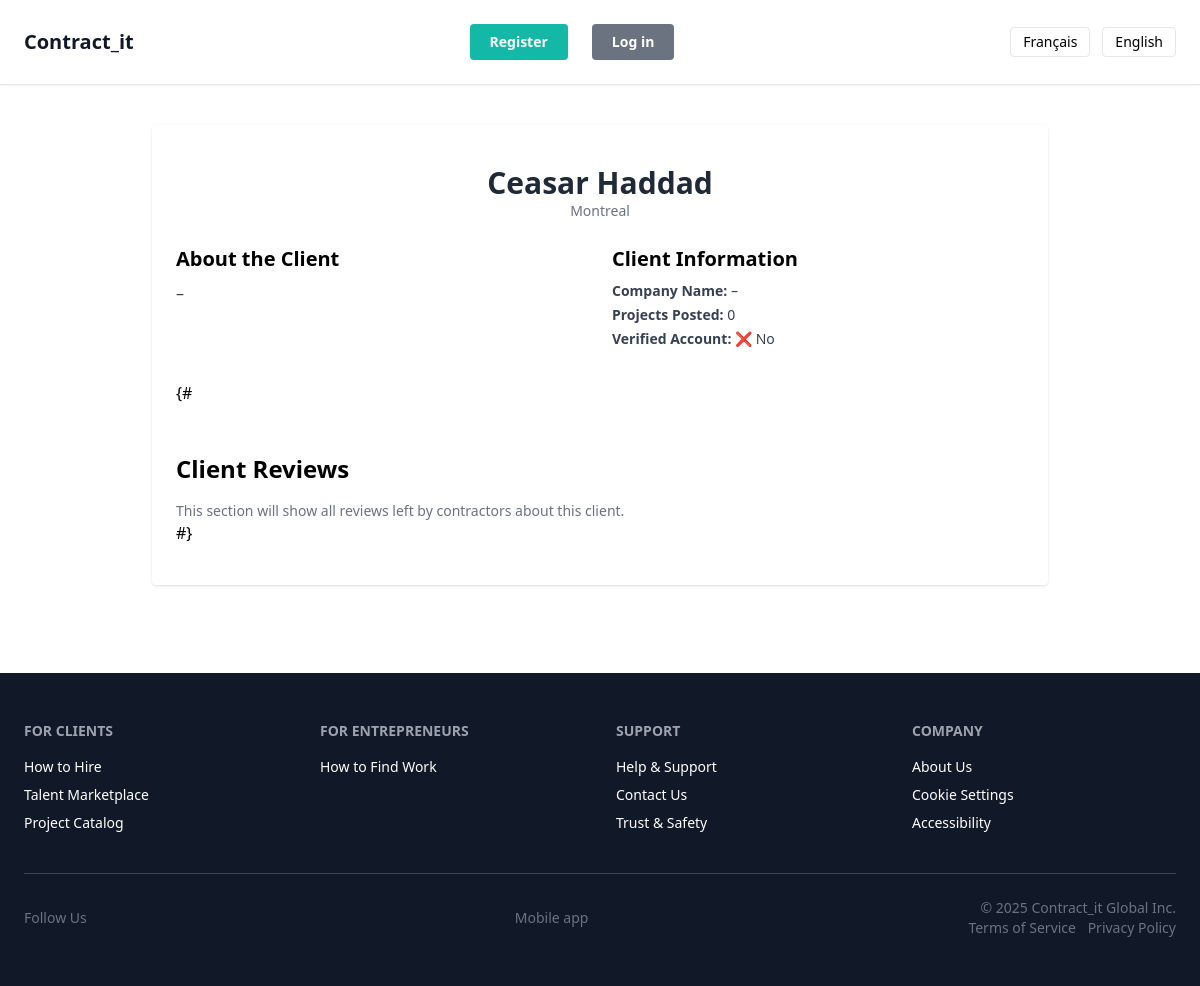
/en/accounts/clients/1/, run on the app's committed database.
### accounts/models.py (models this page shows, shortened)
class CustomUser(AbstractBaseUser, PermissionsMixin):
    email = models.EmailField(unique=True, help_text="Adresse courriel utilisée pour se connecter à la plateforme. Obligatoire.")
    first_name = models.CharField(max_length=150, blank=True, help_text="Prénom de l'utilisateur. Optionnel.")
    last_name = models.CharField(max_length=150, blank=True, help_text="Nom de famille de l'utilisateur. Optionnel.")
    phone = models.CharField(max_length=15, blank=True, help_text="Numéro de téléphone. Optionnel.")
    city = models.CharField(max_length=100, help_text="Ville de résidence de l'utilisateur. Obligatoire.")
    language = models.CharField(max_length=10, choices=LANGUAGE_CHOICES, default='fr', help_text="Langue de l'interface utilisateur.")
    profile_picture = models.ImageField(
        upload_to='profiles/',
        blank=True,
        null=True,
        default='core/images/default-avatar.jpg',
        help_text="Photo de profil affichée publiquement. Optionnel."
    )
    bio = models.TextField(blank=True, help_text="Courte biographie affichée publiquement. Optionnel.")
    company_name = models.CharField(max_length=255, blank=True, help_text="Nom d'entreprise ou identité professionnelle. Optionnel.")
    is_verified = models.BooleanField(default=False, help_text="Statut de vérification validé manuellement par l'équipe. Optionnel.")
    date_joined = models.DateTimeField(auto_now_add=True, help_text="Date d'inscription de l'utilisateur. Générée automatiquement.")
    is_client = models.BooleanField(default=False, help_text="L'utilisateur peut publier des projets (client).")
    is_contractor = models.BooleanField(default=False, help_text="L'utilisateur peut proposer ses services (entrepreneur).")
    specialties = models.CharField(max_length=255, blank=True, help_text="Spécialités : plomberie, électricité, toiture, etc.")
    hourly_rate = models.DecimalField(max_digits=8, decimal_places=2, null=True, blank=True, help_text="Tarif horaire proposé. Optionnel.")
    availability = models.CharField(max_length=100, blank=True, help_text="Disponibilité actuelle (ex. : Disponible en juin).")
    certifications = models.TextField(blank=True, help_text="Certifications détenues (RBQ, ASP, etc.).")
    project_history_count = models.PositiveIntegerField(default=0, help_text="Nombre total de projets publiés.")
    USERNAME_FIELD = 'email'
    REQUIRED_FIELDS = ['language']
    objects = CustomUserManager()
    is_active = models.BooleanField(default=True, help_text="Statut actif du compte.")
    is_staff = models.BooleanField(default=False, help_text="Autorisation d'accès à l’interface d’administration.")
    def get_display_name(self):
        if self.first_name or self.last_name:
            return f"{self.first_name} {self.last_name}".strip()
        return self.email

### accounts/views.py (the view)
# urls.py: path("clients/<int:user_id>/", views.client_detail_view, name="client_detail_view"),       # Profil public d’un client
def client_detail_view(request, user_id):
    try:
        profile = CustomUser.objects.get(id=user_id, is_client=True)
    except CustomUser.DoesNotExist:
        raise Http404("Ce client n'existe pas ou n'est pas visible publiquement.")
    return render(request, "accounts/client_detail.html", {
        "profile": profile
    })

### accounts/context_processors.py (called while the page is built)
def user_roles(request):
    user = request.user  # 🔍 Récupère l’utilisateur connecté (AnonymousUser si non connecté)
    return {
        'is_client': getattr(user, 'is_client', False),         # ✅ True si client, sinon False
        'is_contractor': getattr(user, 'is_contractor', False)  # ✅ True si entrepreneur, sinon False
    }

### accounts/templates/accounts/client_detail.html (shortened to what this page needs)
{% extends "core/useful/base1.html" %}
{% load i18n %}
{% block content %}
<div class="max-w-4xl mx-auto px-6 py-10 bg-white shadow rounded">
    <div class="text-center mb-6">
        <h1 class="text-3xl font-bold text-gray-800">{{ profile.get_display_name }}</h1>
        <p class="text-sm text-gray-500">{{ profile.city }}</p>
    </div>
    <div class="grid md:grid-cols-2 gap-6 mb-8">
        <div>
            <h2 class="text-xl font-semibold mb-2">{% trans "About the Client" %}</h2>
            <p class="text-gray-700 whitespace-pre-line">{{ profile.bio|default:"–" }}</p>
        </div>
        <div>
            <h2 class="text-xl font-semibold mb-2">{% trans "Client Information" %}</h2>
            <ul class="text-gray-700 text-sm space-y-1">
                <li>
                    <strong>{% trans "Company Name" %}:</strong>
                    {{ profile.company_name|default:"–" }}
                </li>
                <li>
                    <strong>{% trans "Projects Posted" %}:</strong>
                    {{ profile.project_history_count }}
                </li>
                <li>
                    <strong>{% trans "Verified Account" %}:</strong>
                    {% if profile.is_verified %}
                        ✅ {% trans "Yes" %}
                    {% else %}
                        ❌ {% trans "No" %}
                    {% endif %}
                </li>
            </ul>
        </div>
    </div>
    {#
    <section class="mt-12">
        <h2 class="text-2xl font-bold mb-4">{% trans "Client Reviews" %}</h2>
        <p class="text-sm text-gray-500">{% trans "This section will show all reviews left by contractors about this client." %}</p>
    </section>
    #}
</div>
{% endblock %}

### data on the page
CustomUser: get_display_name "Ceasar Haddad", city "Montreal", bio "–", company_name "–", project_history_count "0"
